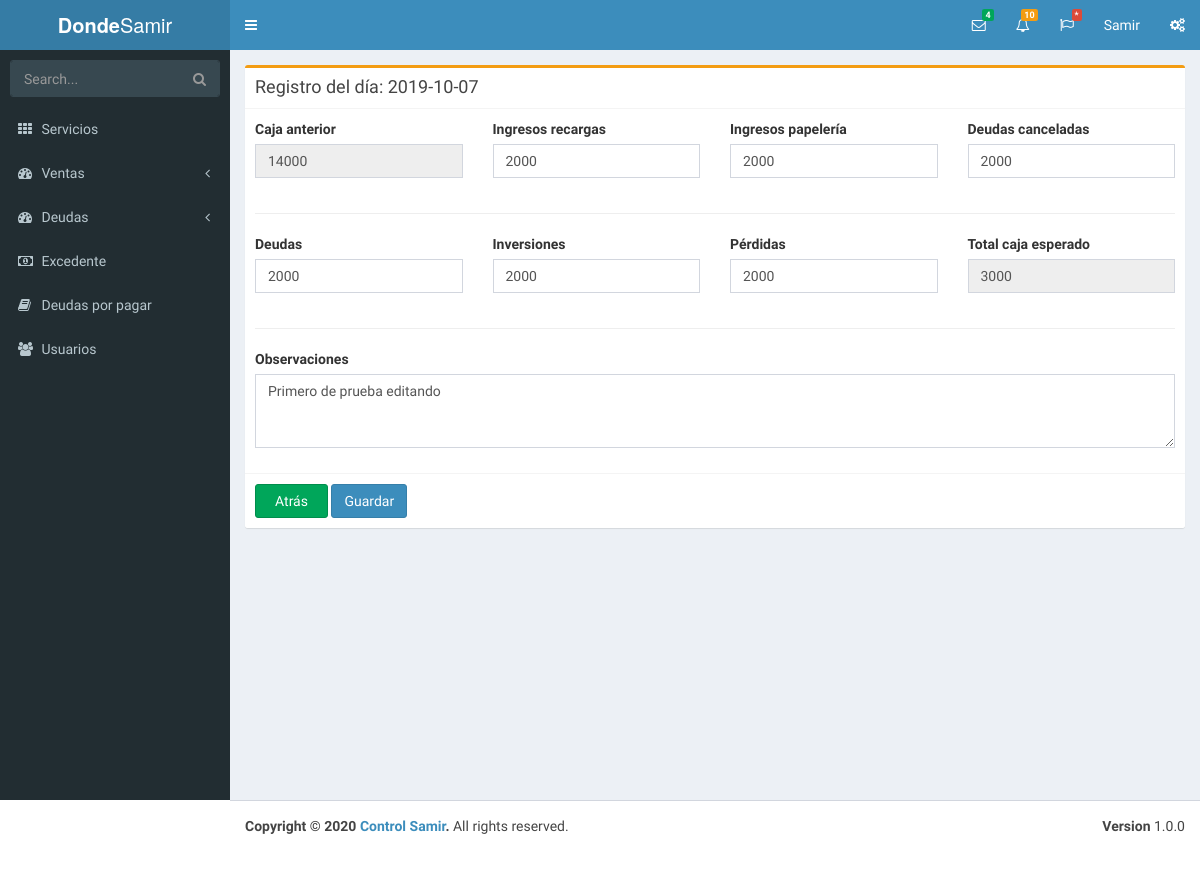
/index.php?seccion=excedente&accion=editar&id=2 (signed in), run on the app's committed database.
### tables this page shows
CREATE TABLE `excedente` (
  `ID` int(11) NOT NULL,
  `FECHA` date NOT NULL,
  `CAJA` double NOT NULL,
  `ING_PAPELERIA` double NOT NULL,
  `ING_RECARGAS` double NOT NULL,
  `DEUDAS_CANCEL` double NOT NULL,
  `INVERSIONES` double NOT NULL,
  `PRESTAMOS` double NOT NULL,
  `PERDIDAS` double NOT NULL,
  `TOTAL_REAL` double NOT NULL,
  `OBSERVACION` text DEFAULT NULL
);

### contenidos/excedente/editar.php (the view, shortened to what this page needs)
<?php
  $id = isset($_GET['id']) ? $_GET['id'] : 0;
  $registro = "SELECT * FROM excedente WHERE ID = '$id' LIMIT 1";
  $exc = mysqli_query($cnx, $registro);
  $venta = mysqli_fetch_assoc($exc);
?>
<div class="box box-warning">
            <div class="box-header with-border">
              <h3 class="box-title">Registro del día: <?php echo $venta['FECHA']; ?></h3>
            </div>
            <div class="box-body">
              <form role="form" action="accionesForms/excedente/editar.php"  method="post">
                <div class="row">
                  <div class="col-xs-3">
                    <div class="form-group">
                      <label>Caja anterior</label>
                      <input id="caja_anterior" type="number" name="caja_anterior" value="<?php echo $venta['CAJA']; ?>" class="form-control" readonly>
                    </div>
                  </div>
                  <div class="col-xs-3">
                    <div class="form-group">
                      <label>Ingresos recargas</label>
                      <input id="recargas" type="number" name="recargas" min="0" value="<?php echo $venta['ING_RECARGAS']; ?>" class="form-control" onmouseout="calcular();"/>
                    </div>
                  </div>
                  <div class="col-xs-3">
                    <div class="form-group">
                      <label>Ingresos papelería</label>
                      <input id="papeleria" type="number" name="papeleria" min="0" value="<?php echo $venta['ING_PAPELERIA']; ?>" class="form-control" onmouseout="calcular();"/>
                    </div>
                  </div>
                  <div class="col-xs-3">
                    <div class="form-group">
                      <label>Deudas canceladas</label>
                      <input id="deudas_canceladas" type="number" name="deudas_canceladas" min="0" value="<?php echo $venta['DEUDAS_CANCEL']; ?>" class="form-control" onmouseout="calcular();"/>
                    </div>
                  </div>
                </div>
                <hr/>
                <div class="row">
                  <div class="col-xs-3">
                    <div class="form-group">
                      <label>Deudas</label>
                      <input id="deudas" type="number" name="deudas" min="0" value="<?php echo $venta['PRESTAMOS']; ?>" class="form-control" onmouseout="calcular();"/>
                    </div>
                  </div>
                  <div class="col-xs-3">
                    <div class="form-group">
                      <label>Inversiones</label>
                      <input id="inversiones" type="number" name="inversiones" min="0" value="<?php echo $venta['INVERSIONES']; ?>" class="form-control" onmouseout="calcular();"/>
                    </div>
                  </div>
                  <div class="col-xs-3">
                    <div class="form-group">
                      <label>Pérdidas</label>
                      <input id="perdidas" type="number" name="perdidas" min="0" value="<?php echo $venta['PERDIDAS']; ?>" class="form-control" onmouseout="calcular();"/>
                    </div>
                  </div>
                  <div class="col-xs-3">
                    <div class="form-group">
                      <label>Total caja esperado</label>
                      <input id="total_esperado" type="number" name="total_esperado" min="0" value="<?php echo $venta['TOTAL_REAL']; ?>" class="form-control" readonly>
                    </div>
                  </div>
                </div>
                <hr/>
                <div class="form-group">
                  <label>Observaciones</label>
                  <textarea name="observacion" class="form-control" rows="3"><?php echo $venta['OBSERVACION']; ?></textarea>
                </div>
            </div>
            <div class="box-footer">
                <a href="index.php?seccion=excedente&accion=listar" style="width: 73px; height: 34px;" class="btn btn-success">Atrás</a>
                <button type="submit" style="height: 34px;" class="btn btn-primary" onmouseover="calcular();">Guardar</button>
            </div>
          </div>
</div>

### data on the page
excedente: FECHA "2019-10-07", caja_anterior "14000", recargas "2000", papeleria "2000", deudas_canceladas "2000", deudas "2000", inversiones "2000", perdidas "2000", total_esperado "3000", observacion "Primero de prueba editando"

### other printed values
$_SESSION['NOMBRE'] "Samir"
